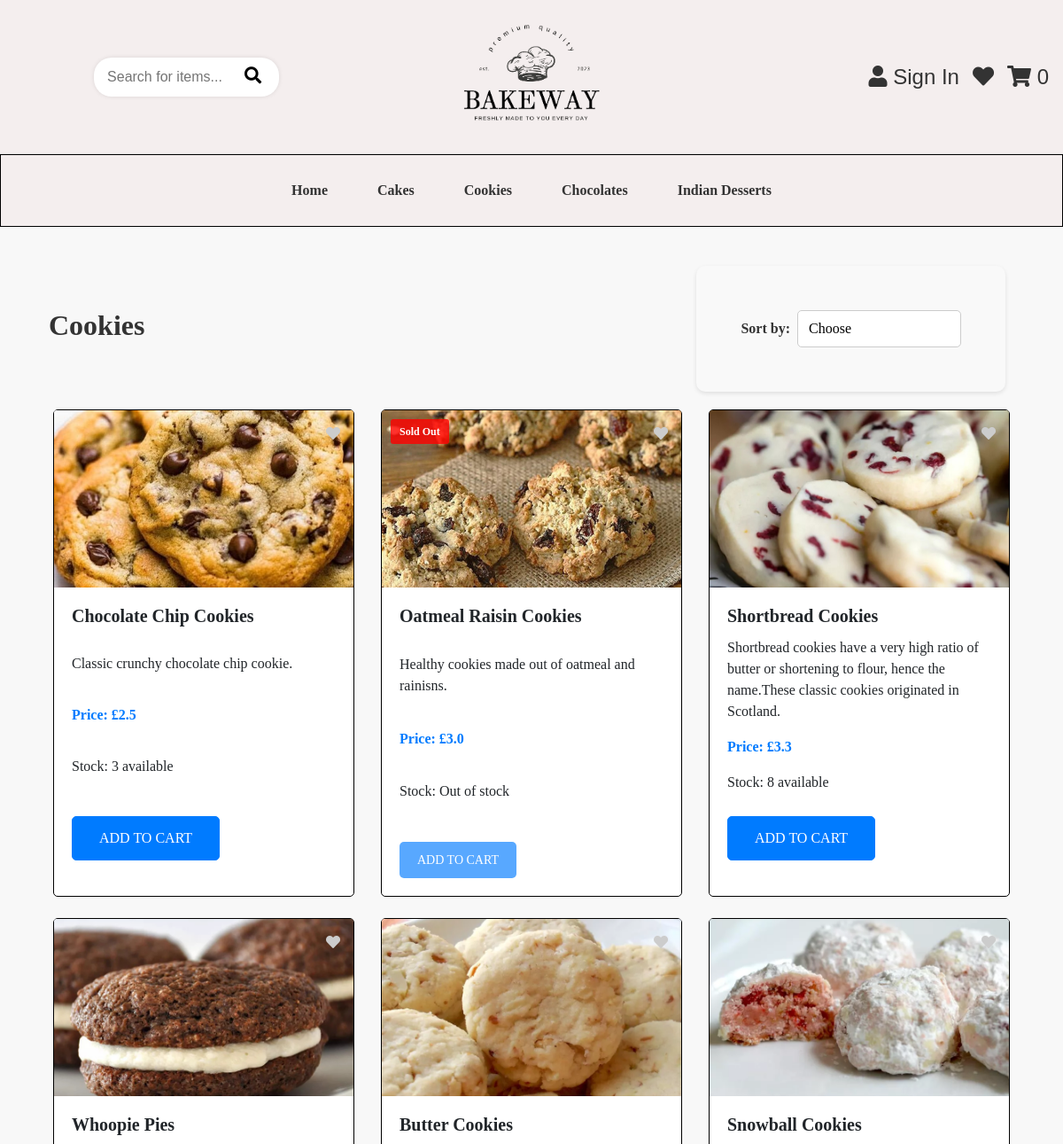
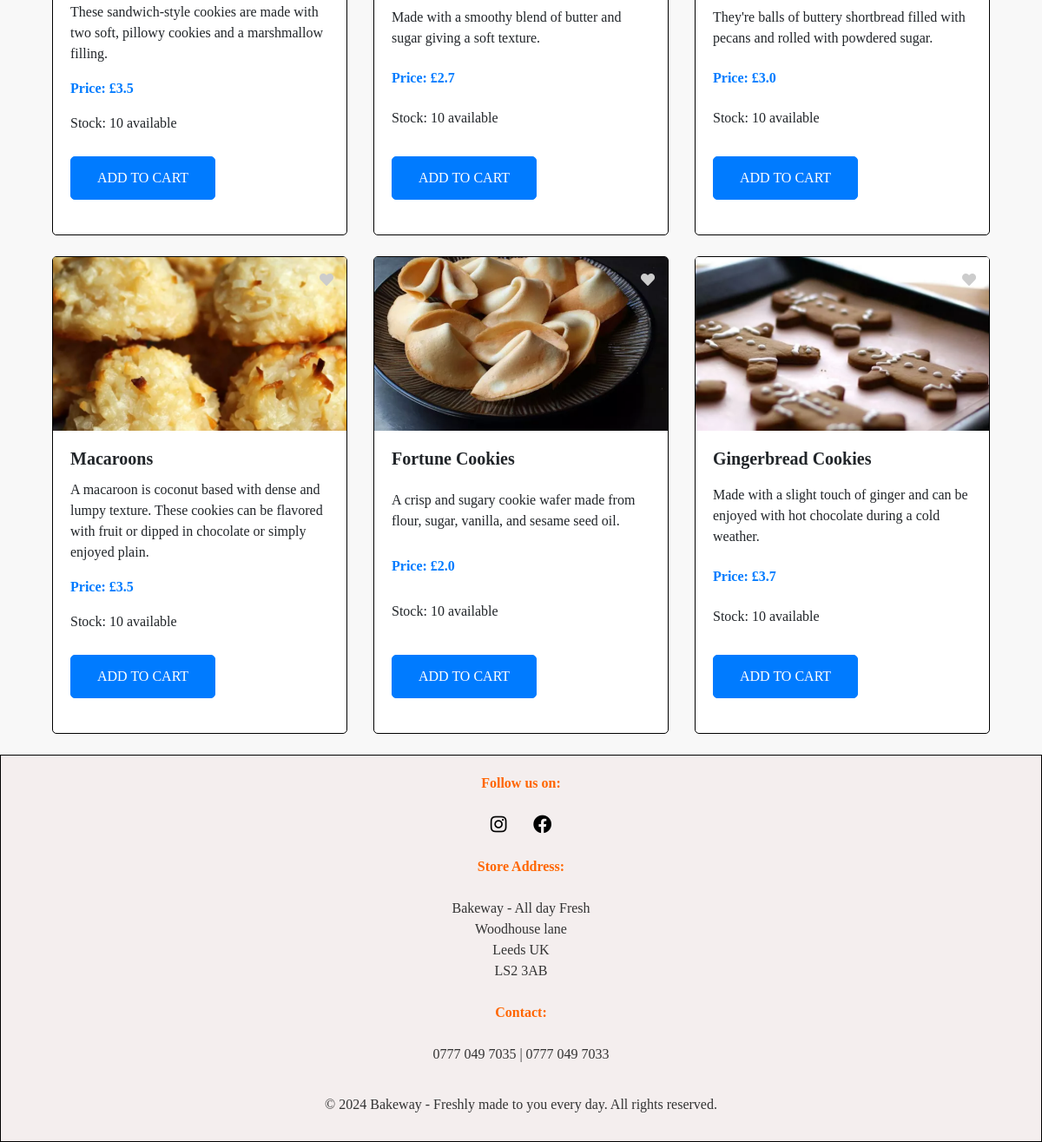
The app's page /cookies with its own data (2 pictures, top to bottom).
### app/models.py (models this page shows, shortened)
class Product(db.Model):
    id = db.Column(db.Integer, primary_key=True)
    name = db.Column(db.String(100), nullable=False)
    description = db.Column(db.Text, nullable=False)
    price = db.Column(db.Float, nullable=False)
    category = db.Column(db.String(50), nullable=False)  # 'Cake', 'Cookie', 'Chocolate', 'Desserts'.
    image = db.Column(db.String(225), nullable=False)
    stock = db.Column(db.Integer, nullable=False, default=0)  # Stock quantity

### app/views.py (the view)
@app.route('/cookies')
def cookies():
    sort_option = request.args.get('sort')
    query = request.args.get('query', '').strip().lower()
    cookies_query = Product.query.filter_by(category='Cookie')
    if sort_option == 'lowest_to_highest':
        cookies_query = cookies_query.order_by(Product.price.asc())
    elif sort_option == 'highest_to_lowest':
        cookies_query = cookies_query.order_by(Product.price.desc())
    elif sort_option == 'A_to_Z':
        cookies_query = cookies_query.order_by(Product.name.asc())
    cookies = cookies_query.all()
    return render_template('cookies.html', products=cookies)

### app/views.py (called while the page is built)
@app.before_request
def initialize_cart():
    if 'cart' not in session:
        session['cart'] = {}

@app.context_processor
def inject_cart_quantity():
    if current_user.is_authenticated:
        total_quantity = db.session.query(
            db.func.sum(CartItem.quantity)
        ).filter_by(user_id=current_user.id).scalar() or 0
    else:
        cart = session.get('cart', {})
        total_quantity = sum(item['quantity'] for item in cart.values())
    return dict(cart_total_quantity=total_quantity)

### app/templates/cookies.html (shortened to what this page needs)
{% extends "base.html" %}
{% block content %}
<div class="d-flex justify-content-between align-items-center">
  <h2><strong>Cookies</strong></h2>
  <div class="sort-container">
    <form method="GET" action="{{ url_for('cookies') }}" class="form-inline">
      <label for="sort" class="mr-2 sort-label">Sort by:</label>
      <select name="sort" id="sort" class="sort-select" onchange="this.form.submit()">
        <option value="Default" {% if request.args.get('sort') %}selected{% endif %}>Choose</option>
      </select>
    </form>
  </div>
</div>
<div class="container">
  <div class="row">
    {% for product in products %}
    <div class="col-md-4 mb-4">
      <div class="card">
        <div class="position-relative">
          <img src="{{ url_for('static', filename=product.image) }}" class="card-img-top" alt="{{ product.name }}">
          {% if product.stock == 0 %}
          <div class="out-of-stock-label">Sold Out</div>
          {% endif %}
          <a href="#" class="like-button position-absolute" style="top: 10px; right: 10px;" data-product-id="{{ product.id }}">
            <i class="fas fa-heart"></i>
          </a>
        </div>
        <div class="card-body">
          <h5 class="card-title"><strong>{{ product.name }}</strong></h5>
          <p class="card-text">{{ product.description }}</p>
          <p class="text-primary font-weight-bold">Price: £{{ product.price }}</p>
          <p>Stock: {% if product.stock > 0 %} {{ product.stock }} available {% else %} Out of stock {% endif %}</p>
          <div class="d-flex justify-content-between">
            {% if product.stock > 0 %}
            <a href="javascript:void(0);" onclick="document.getElementById('addToCartForm{{ product.id }}').submit();" class="btn btn-primary custom-btn">Add to Cart</a>
            {% else %}
            <button class="btn btn-primary" disabled>Add to Cart</button>
            {% endif %}
          </div>
        </div>
      </div>
    </div>
    {% endfor %}
  </div>
</div>
{% endblock %}

### app/static/style.css (style rules this page uses)
h2 { color: #333; font-family: 'Times New Roman', Times, serif; text-align: center; padding: 10px; }
* { margin: 0; padding: 0; box-sizing: border-box; }
body { font-family: Arial, sans-serif; background-color: #f8f8f8; margin: 0; }
.card { display: flex; flex-direction: column; height: 100%; border-radius: 5px; border: 0.5px solid black; font-family: 'Times New Roman', Times, serif; }
.card-body { flex-grow: 1; display: flex; flex-direction: column; justify-content: space-between; }
.card-img-top { height: 200px; object-fit: cover; }
.like-button { position: absolute; top: 10px; right: 10px; z-index: 10; border-radius: 50%; padding: 5px; cursor: pointer; transition: color 0.3s ease-in-out; }
.like-button i { color: #ccc; }
.out-of-stock-label { position: absolute; top: 10px; left: 10px; background-color: rgba(255, 0, 0, 0.8); color: white; padding: 5px 10px; font-size: 12px; font-weight: bold; border-radius: 3px; z-index: 10; }
.btn-primary { background-color: #ff6600; border: none; box-shadow: none !important; outline: none !important; padding: 10px 15px; }
.sort-container { display: flex; align-items: center; justify-content: flex-start; gap: 10px; font-family: 'Times New Roman', Times, serif; }
.sort-label { font-size: 1rem; color: #333; font-weight: bold; }
.sort-select { appearance: none; border: 1px solid #ccc; background-color: #fff; padding: 8px 12px; font-size: 14px; cursor: pointer; }
.sort-select::after { content: '▼'; position: absolute; right: 10px; pointer-events: none; }
.sort-container { display: flex; align-items: center; justify-content: center; padding: 20px; }
.sort-label { margin-right: 8px; }
.sort-select { font-size: 1rem; padding: 8px 12px; border-radius: 5px; border: 1px solid #ccc; background-color: #fff; box-shadow: none !important; cursor: pointer; transition: all 0.3s ease; }
form { max-width: 500px; margin: auto; padding: 50px; background: #f9f9f9; border-radius: 10px; box-shadow: 0px 2px 5px rgba(0, 0, 0, 0.1); }
.btn { padding: 12px; background-color: #007bff; color: white; border: none; border-radius: 5px; cursor: pointer; margin-top: 10px; font-family: 'Times New Roman', Times, serif; }
.btn { padding: 10px 15px; border-radius: 5px; text-transform: uppercase; font-size: 14px; border: none; transition: background-color 0.3s; }
.btn-primary { background-color: #007bff; color: white; }
.btn { display: inline-block; padding: 10px 20px; background-color: #007bff; color: white; border-radius: 5px; text-decoration: none; text-align: center; }
.custom-btn { padding: 12px 30px; font-size: 16px; border-radius: 5px; text-decoration: none; margin-right: 10px; display: inline-block; width: auto; transition: background-color 0.3s ease, transform 0.3s ease; margin-bottom: 20px; }
.custom-btn { background-color: #007bff; color: #fff; border: 1px solid #007bff; }

### records on screen
Product: image (picture), name "Chocolate Chip Cookies", description "Classic crunchy chocolate chip cookie.", price "2.5", stock "3"
Product: image (picture), stock "Sold Out", name "Oatmeal Raisin Cookies", description "Healthy cookies made out of oatmeal and rainisns.", price "3.0"
Product: image (picture), name "Shortbread Cookies", description "Shortbread cookies have a very high ratio of butter or shortening to flour, hence the name.These classic cookies originated in Scotland.", price "3.3", stock "8"
Product: image (picture), name "Whoopie Pies", description "These sandwich-style cookies are made with two soft, pillowy cookies and a marshmallow filling.", price "3.5", stock "10"
Product: image (picture), name "Butter Cookies", description "Made with a smoothy blend of butter and sugar giving a soft texture.", price "2.7", stock "10"
Product: image (picture), name "Snowball Cookies", description "They're balls of buttery shortbread filled with pecans and rolled with powdered sugar.", price "3.0", stock "10"
Product: image+name (picture), name "Macaroons", description "A macaroon is coconut based with dense and lumpy texture. These cookies can be flavored with fruit or dipped in chocolate or simply enjoyed plain.", price "3.5", stock "10"
Product: image (picture), name "Fortune Cookies", description "A crisp and sugary cookie wafer made from flour, sugar, vanilla, and sesame seed oil.", price "2.0", stock "10"
Product: image (picture), name "Gingerbread Cookies", description "Made with a slight touch of ginger and can be enjoyed with hot chocolate during a cold weather.", price "3.7", stock "10"

### other values on screen
{{ cart_total_quantity }} "0"
